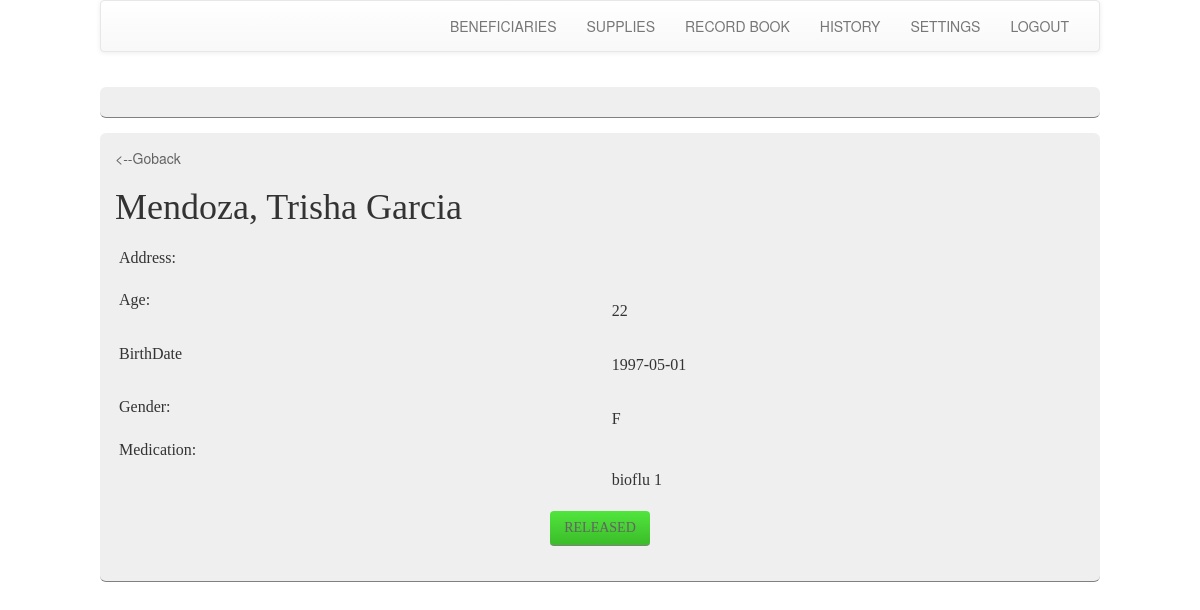
/Barangay_Inventory_System-main/inventoryProjBrgy/inventoryProjBrgy/profile.php?id=2 (signed in), run on the app's committed database.
### tables this page shows
CREATE TABLE `patient` (
  `Lname` varchar(50) NOT NULL,
  `Fname` varchar(50) NOT NULL,
  `Mname` varchar(50) NOT NULL,
  `addres` varchar(100) NOT NULL,
  `Birthdate` date NOT NULL,
  `age` int(11) NOT NULL,
  `Gender` varchar(2) NOT NULL,
  `Medication` text NOT NULL,
  `n` int(11) NOT NULL,
  `brgy` varchar(50) NOT NULL
);

CREATE TABLE `supply2` (
  `beneficiary` varchar(50) NOT NULL,
  `medicine` varchar(50) NOT NULL,
  `quanti` int(11) NOT NULL,
  `n` int(11) NOT NULL
);

CREATE TABLE `rhusupply` (
  `n` int(11) NOT NULL,
  `iname` varchar(50) NOT NULL,
  `category` varchar(50) NOT NULL,
  `quantity` int(11) NOT NULL,
  `expdate` date NOT NULL,
  `datereceived` date NOT NULL,
  `itemcode` varchar(50) NOT NULL
);

### Barangay_Inventory_System-main/inventoryProjBrgy/inventoryProjBrgy/profile.php (the view, shortened to what this page needs)
<?php
include __DIR__ . '/actions.php';
include __DIR__ . '/dbcon.php';
if(!isset($_GET['id'])){
	$query1=mysqli_query($con,"SELECT * FROM patient ORDER BY n desc");
$row1=mysqli_fetch_assoc($query1);
$id=$row1['n'];
}
else{
$id=$_GET['id'];
}
 $query=mysqli_query($con,"SELECT * FROM patient WHERE n='$id'");
 $row=mysqli_fetch_assoc($query);
?>
<!doctype html>
<html>
<?php include __DIR__ . '/head.php'; ?>
<body>
<div class="pane">
<?php include __DIR__ . '/nav.php'; ?>
   <div class="content">
          </div>
<div class="content">
<form method="post"  >
<a href="items.php"><--Goback</a>
<table class="tableheader">
<h1><?php
echo $row['Lname'].", ".$row['Fname']." ".$row['Mname'];
?></h1>
	<tr><td>Address:</td>
	<td><?php echo $row['addres']; ?> <br/></td>
	</tr>
	<tr><td>Age:</td>
	<td>
    <br/><?php echo $row['age']; ?><br/></td>
    </tr>
    <tr><td>BirthDate</td>
	<td><br/><?php echo $row['Birthdate']; ?><br/></td>
	</tr>
	<tr><td>Gender:</td>
	<td><br/><?php echo $row['Gender']; ?><br/></td>
	</tr>
	<tr><td>Medication:</td>
	<td>
		</tr>
<?php release($id);?>
</table>
</form>
<center>
<?php
$query4=mysqli_query($con,"SELECT * FROM supply2 WHERE beneficiary='$id'");
 $row4=mysqli_fetch_assoc($query4);
 $query5=mysqli_query($con,"SELECT * FROM releaselogs WHERE bname='$id'");
 $row2=mysqli_fetch_assoc($query5);
 if (isset($row2)){
	echo "
		<button dissabled>RELEASED</button></form>";
	}
else{
if (isset($row4)){
echo "<form method='POST' action='releaseben.php?id=".$id."'>
	<button >RELEASE</button></form>";
}
}
?>
</center><br>
</div>
</body>
</html>

### Barangay_Inventory_System-main/inventoryProjBrgy/inventoryProjBrgy/actions.php (shortened to what this page needs)
<?php
function release($id){
    include __DIR__ . '/dbcon.php';
    $q=mysqli_query($con,"SELECT * FROM supply2 WHERE beneficiary='$id'");
    while($r=mysqli_fetch_assoc($q)){
        $med=$r['medicine'];
    $q2=mysqli_query($con, "SELECT * FROM rhusupply WHERE itemcode='$med'");
    $r2=mysqli_fetch_assoc($q2);
        echo "<tr><td></td><td>".$r2['iname']." ".$r['quanti']."</td></tr>";
    }
}

### Barangay_Inventory_System-main/inventoryProjBrgy/inventoryProjBrgy/styles/main.css (style rules this page uses)
* { margin: 0px; padding: 0px; }
h1, h2, h3 { font-family: Century Gothic; font-weight: normal; margin-bottom: 15px; }
div.pane { width: 1000px; margin: 0px auto; }
div.content { border-radius: 6px; background-color: #EFEFEF; margin-top: 15px; width: 1000px; display: block; position: relative; float: left; padding: 15px; border-bottom: 1px solid gray; }
a { text-decoration: none; color: #636363; }
input[type="submit"], button { border-radius: 4px; color: #636363; width: 100px; padding: 7px; font-family: Calibri; background-image: linear-gradient(to bottom, #51e53d, #3bbc29); margin-top: 15px; border: none; border-bottom: 1px solid gray; }
table.tableheader { width: 100%; font-family: Calibri; }
table.tableheader td { font-size: 12pt; padding: 4px; }

### data on the page
patient: Lname "Mendoza", Fname "Trisha", Mname "Garcia", age "22", Birthdate "1997-05-01", Gender "F"
supply2: rhusupply.iname "bioflu", quanti "1"
